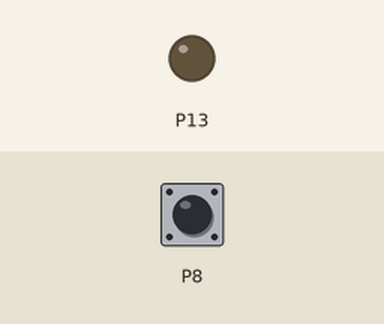
The program below on a simulated BBC micro:bit running MicroPython. Shown: output pins drawn as LEDs (lit = HIGH). The test bench sets the inputs (shaded band); at power-on: P8 HIGH.

Above: at 1.2 s.
1.3 s: P8 pulled LOW for 0.15 s
At 1.6 s:
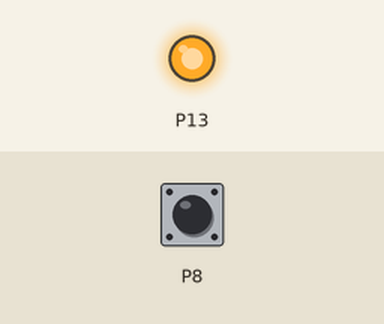
2.9 s: P8 pulled LOW for 1 s
At 4.0 s:
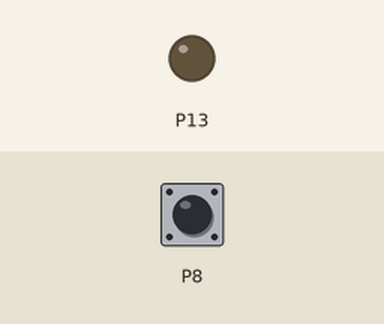
5.4 s: P8 pulled LOW for 3.2 s
At 5.9 s:
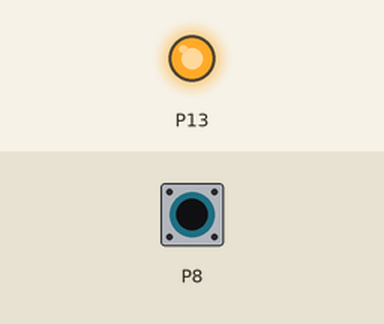
Timing chart, 0 to 8.4 s (numbered marks = the images above; inputs shaded):
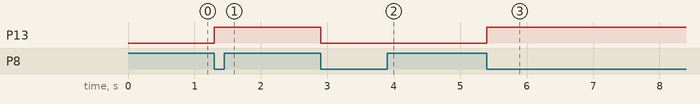

Measured:
- after the input at 1.3 s, P13: LOW → HIGH at once
- after the input at 2.9 s, P13: HIGH → LOW at once
- after the input at 5.4 s, P13: LOW → HIGH at once

The program:

main.py
```python
from microbit import *

display.off()
pin8.set_pull(pin8.PULL_UP)
ligado = 0

while True:
    if pin8.read_digital() == 0:
        ligado = 1 - ligado
        pin13.write_digital(ligado)
        while pin8.read_digital() == 0:
            sleep(10)
```
